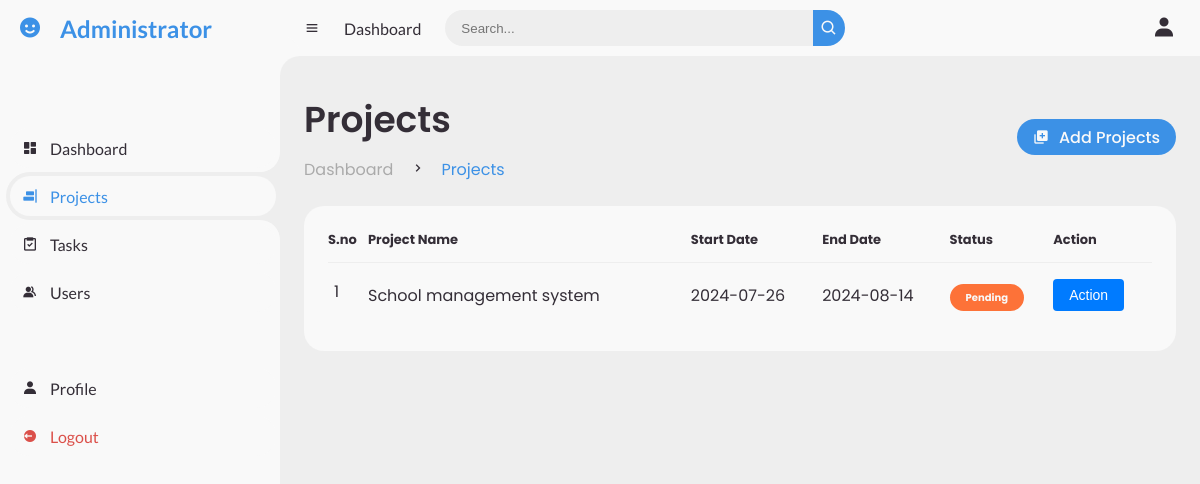
The app's page /includes/projects.php (signed in) with its own data.
### tables this page shows
CREATE TABLE `project_list` (
  `id` int(11) NOT NULL,
  `project_name` varchar(100) DEFAULT NULL,
  `status` enum('Pending','Process','Completed') NOT NULL DEFAULT 'Pending',
  `start_date` date NOT NULL,
  `end_date` date NOT NULL,
  `description` text NOT NULL,
  `user_id` int(11) DEFAULT NULL
);

### includes/dynamic_role_title.php (called while the page is built, shortened)
<?php
if (isset($_SESSION['user_role']) && isset($_SESSION['user_email'])) {
    $user_role = $_SESSION['user_role'];
    switch ($user_role) {
        case 1:
            $greeting = 'Administrator';
            break;
    }
} else {
    header("Location: user_login.php");
    exit;
}
?>

### includes/projects.php (the view, shortened to what this page needs)
<?php
include 'dynamic_role_title.php';
include 'dynamic_project.php';
if (isset($_SESSION['user_role'])) {
    $user_role = $_SESSION['user_role'];
    $projectSearchQuery = '';
    if ($user_role == 1) {
        $sql = "SELECT * FROM project_list";
    } elseif ($user_role == 2) {
        $sql = "SELECT pl.* FROM project_list pl
                JOIN project_team_members pua ON pl.id = pua.project_id
                WHERE pua.user_id = ?";
    } else {
        header("Location: user_login.php");
        exit();
    }
    $stmt = $conn->prepare($sql);
    if ($stmt) {
        $stmt->execute();
        $projectResult = $stmt->get_result();
    } else {
        die('Error preparing SQL: ' . $conn->error);
    }
?>
    <!DOCTYPE html>
    <html lang="en">
    <head>
        <link href='https://unpkg.com/boxicons@2.1.4/css/boxicons.min.css' rel='stylesheet'>
        <link rel="stylesheet" href="../CSS/user_dashboard.css">
    </head>
    <body>
        <section id="sidebar">
            <a class="brand" href="#">
                <i class="bx bxs-smile"></i><span class="text"><?php echo $greeting; ?></span>
            </a>
            <ul class="side-menu top">
                <li>
                    <a href="admin_dashboard.php" class="sidebar-link" data-section="dashboard">
                        <i class='bx bxs-dashboard'></i>
                        <span class="text">Dashboard</span>
                    </a>
                </li>
                <li class="active">
                    <a href="projects.php" class="sidebar-link" data-section="projects">
                        <i class='bx bxs-objects-horizontal-right'></i>
                        <span class="text">Projects</span>
                    </a>
                </li>
                <li>
                    <a href="task.php" id="tasks-link">
                        <i class='bx bx-task'></i>
                        <span class="text">Tasks</span>
                    </a>
                </li>
                <?php if ($_SESSION['user_role'] == 1) : ?>
                    <li>
                        <a href="users.php">
                            <i class='bx bxs-group'></i>
                            <span class="text">Users</span>
                        </a>
                    </li>
                <?php endif; ?>
            </ul>
            <ul class="side-menu">
                <li>
                    <a href="profile.php" class="settings-link">
                        <i class='bx bxs-user'></i>
                        <span class="text">Profile</span>
                    </a>
                </li>
                <li>
                    <a href="user_login.php" class="logout">
                        <i class='bx bxs-log-out-circle'></i>
                        <span class="text">Logout</span>
                    </a>
                </li>
            </ul>
        </section>
        <section id="content">
            <nav>
                <i class='bx bx-menu'></i>
                <a href="#" class="nav-link">Dashboard</a>
                <form action="projects.php" method="GET">
                    <div class="form-input">
                        <input type="search" name="search" placeholder="Search..." value="<?php echo htmlspecialchars($projectSearchQuery); ?>">
                        <button type="submit" class="search-btn"><i class='bx bx-search'></i></button>
                    </div>
                </form>
                <a href="profile.php" class="profile">
                    <i class='bx bxs-user' style='font-size: 1.5em;'></i>
                </a>
            </nav>
            <main>
                <div class="head-title">
                    <div class="left">
                        <h1>Projects</h1>
                        <ul class="breadcrumb">
                            <li>
                                <a href="#">Dashboard</a>
                            </li>
                            <li><i class='bx bx-chevron-right'></i></li>
                            <li>
                                <a class="active" href="#">Projects</a>
                            </li>
                        </ul>
                    </div>
                    <?php
                    if ($user_role == 1) {
                        echo '<a href="add_project.php" class="btn-download">
                          <i class="bx bxs-add-to-queue"></i>
                          <span class="text">Add Projects</span>
                          </a>';
                    }
                    ?>
                </div>
                <div class="table-data">
                    <div class="order">
                        <table>
                            <thead>
                                <tr>
                                    <th>S.no</th>
                                    <th>Project Name</th>
                                    <th>Start Date</th>
                                    <th>End Date</th>
                                    <th>Status</th>
                                    <th>Action</th>
                                </tr>
                            </thead>
                            <tbody>
                                <?php
                                $count = 1;
                                if ($projectResult->num_rows > 0) {
                                    while ($row = $projectResult->fetch_assoc()) {
                                ?>
                                        <tr id="projectRow<?php echo $row['id']; ?>" class="project-row">
                                            <td><?php echo $count; ?></td>
                                            <td><?php echo $row['project_name']; ?></td>
                                            <td><?php echo $row['start_date']; ?></td>
                                            <td><?php echo $row['end_date']; ?></td>
                                            <td>
                                                <span class="status <?php echo strtolower($row['status']); ?>">
                                                    <?php echo $row['status']; ?>
                                                </span>
                                            </td>
                                            <td>
                                                <div class="dropdown">
                                                    <button class="action-button" type="button" id="dropdownMenuButton<?php echo $row['id']; ?>" aria-haspopup="true" aria-expanded="false">
                                                        Action
                                                    </button>
                                                </div>
                                            </td>
                                        </tr>
                                <?php
                                        $count++;
                                    }
                                } else {
                                    echo '<tr><td colspan="6">Project not available</td></tr>';
                                }
                                ?>
                            </tbody>
                        </table>
                    </div>
                </div>
            </main>
        </section>
    </body>
    </html>
<?php
} else {
    header("Location: user_login.php");
    exit;
}
?>

### records on screen
project_list: project_name "School management system", start_date "2024-07-26", end_date "2024-08-14", status "Pending"

### other values on screen
$greeting "Administrator"
